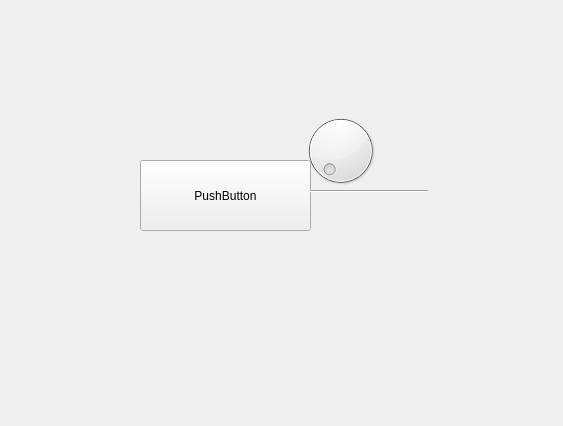
<?xml version="1.0" encoding="UTF-8"?>
<ui version="4.0">
 <class>Form</class>
 <widget class="QWidget" name="Form">
  <property name="geometry">
   <rect>
    <x>0</x>
    <y>0</y>
    <width>563</width>
    <height>426</height>
   </rect>
  </property>
  <property name="windowTitle">
   <string>Form</string>
  </property>
  <widget class="QPushButton" name="pushButton">
   <property name="geometry">
    <rect>
     <x>140</x>
     <y>160</y>
     <width>171</width>
     <height>71</height>
    </rect>
   </property>
   <property name="text">
    <string>PushButton</string>
   </property>
  </widget>
  <widget class="Line" name="line">
   <property name="geometry">
    <rect>
     <x>310</x>
     <y>190</y>
     <width>118</width>
     <height>3</height>
    </rect>
   </property>
   <property name="orientation">
    <enum>Qt::Horizontal</enum>
   </property>
  </widget>
  <widget class="QDial" name="dial">
   <property name="geometry">
    <rect>
     <x>290</x>
     <y>110</y>
     <width>101</width>
     <height>81</height>
    </rect>
   </property>
  </widget>
 </widget>
 <resources/>
 <connections/>
</ui>
